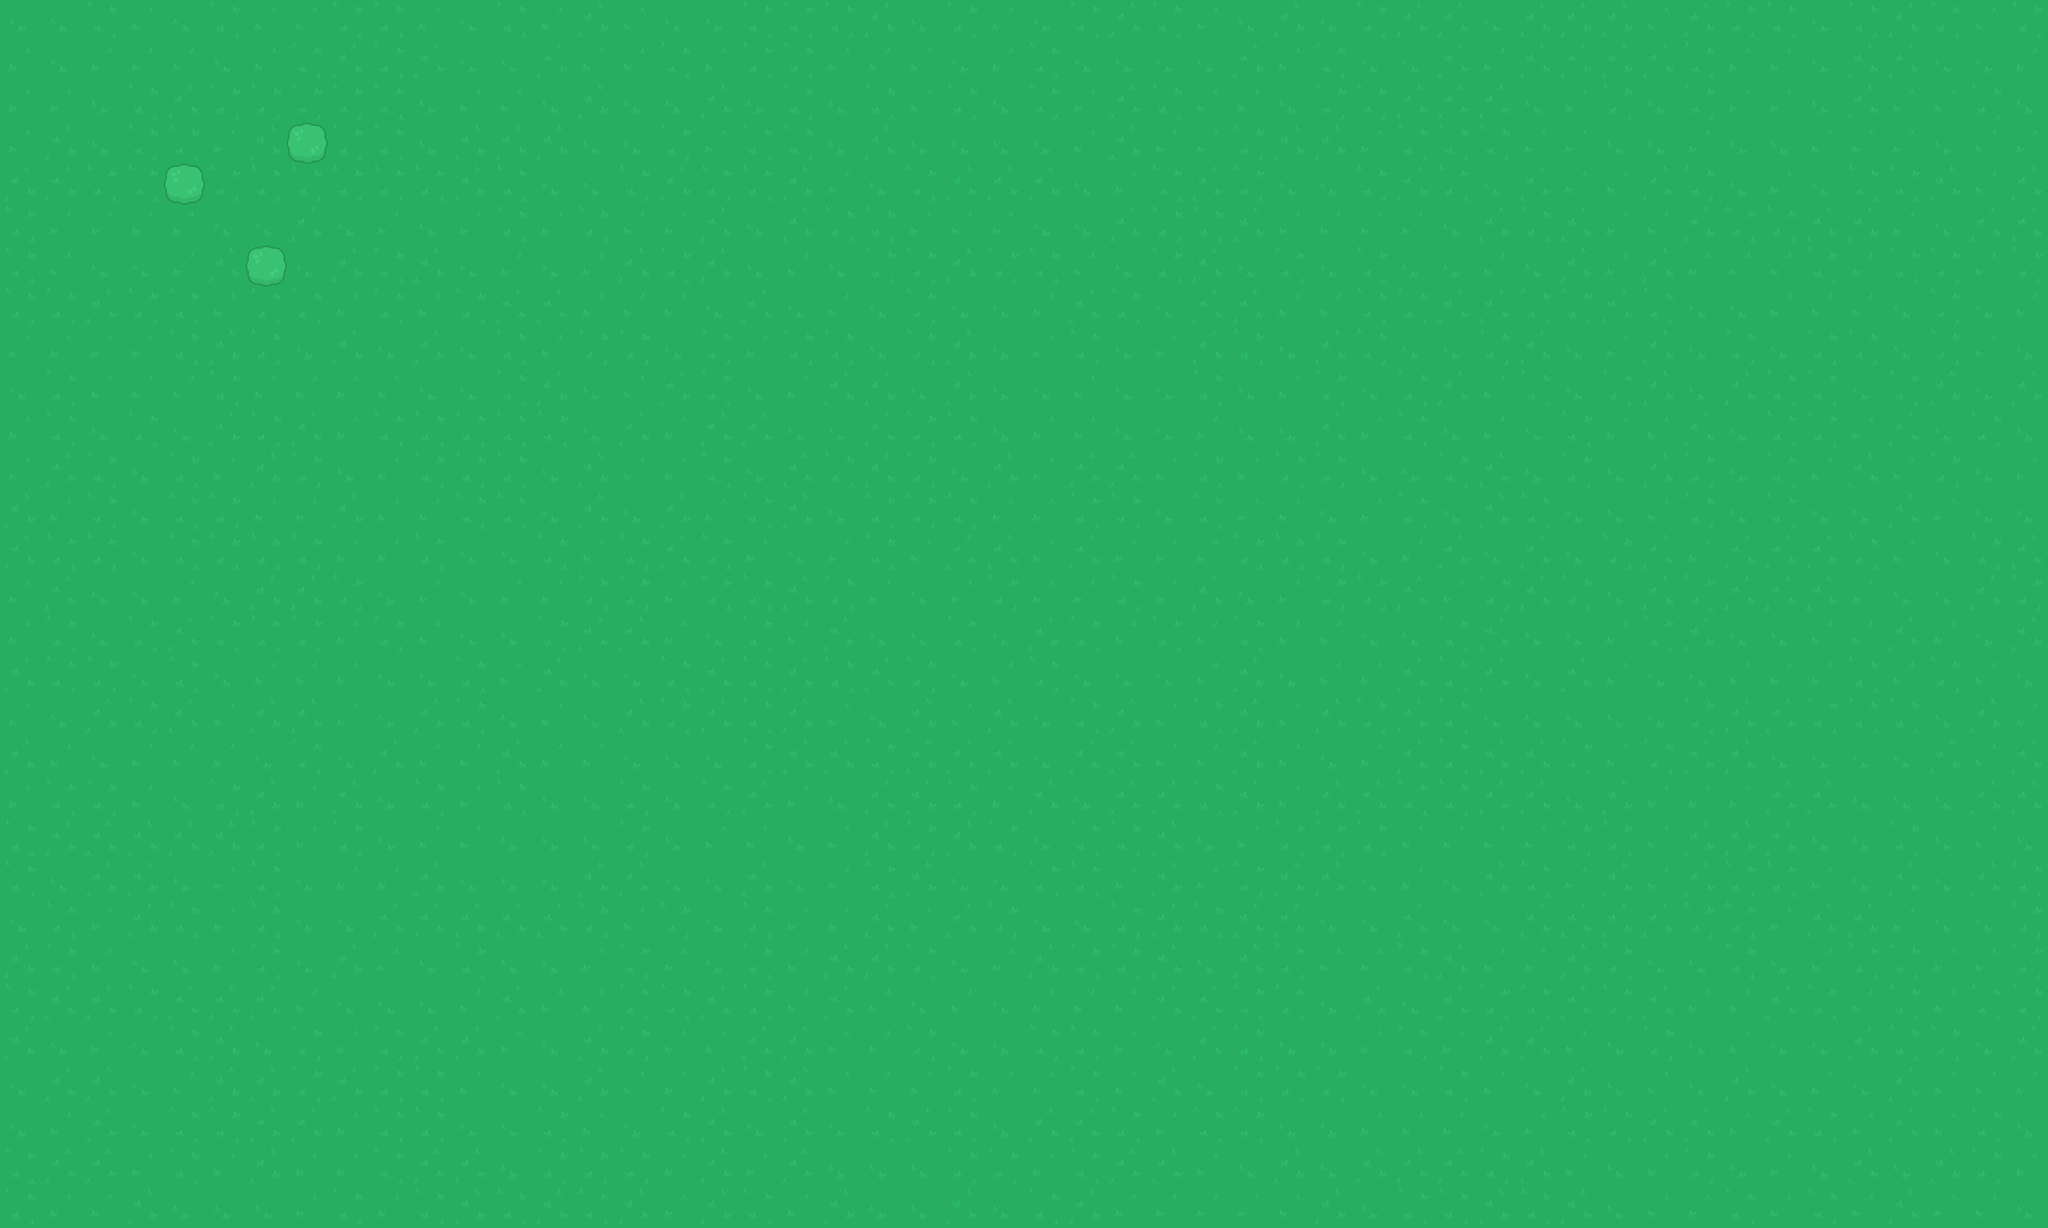

This is a level from a 2D game, rendered from its Tiled map with the project's own tilesets. A one-line summary and the complete map file follow:
An orthogonal 50x30 tile map with 64x64 px tiles, 2 tile layers (Ground, Trees).

<map version="1.2" tiledversion="1.3.1" orientation="orthogonal" renderorder="right-down" compressionlevel="-1" width="50" height="30" tilewidth="64" tileheight="64" infinite="0" nextlayerid="3" nextobjectid="1">
 <tileset firstgid="1" source="img/Kenny Topdown Pack.tsx" />
 <layer id="1" name="Ground" width="50" height="30">
  <data encoding="csv">
4,4,2,3,4,2,3,3,2,2,3,4,2,3,1,3,4,4,2,2,2,1,4,2,3,4,2,1,2,3,4,1,4,2,1,1,4,1,1,1,3,1,2,2,4,2,1,2,3,2,
3,4,3,3,3,4,3,2,1,2,1,4,4,1,3,3,2,3,2,2,3,3,3,4,3,2,4,4,4,4,1,3,2,4,4,1,3,1,1,1,1,2,3,3,4,1,1,4,4,3,
3,3,4,2,1,2,2,2,2,2,4,3,3,4,1,4,4,1,4,2,4,2,3,2,4,2,3,1,2,3,3,4,2,2,1,1,1,4,3,2,4,2,3,3,4,1,3,3,2,4,
3,1,4,2,2,3,1,4,2,2,4,1,1,1,4,4,2,3,2,2,4,1,4,4,4,4,3,1,3,3,2,1,1,3,2,2,2,3,3,4,4,3,4,4,3,3,3,4,3,3,
1,1,2,2,3,2,2,2,2,2,2,1,2,4,4,2,1,2,2,1,3,4,2,1,1,1,4,3,2,1,2,4,4,2,1,2,4,1,3,3,1,2,4,3,4,2,2,1,3,1,
2,3,3,3,3,4,4,1,4,3,4,3,2,3,2,3,3,1,4,1,2,2,3,3,3,4,4,1,2,2,1,3,3,3,3,4,1,2,1,3,3,1,2,2,1,1,3,4,1,1,
2,3,4,4,3,1,2,4,1,2,1,4,3,4,3,1,2,1,4,3,4,2,2,1,2,2,3,4,2,1,4,2,4,2,4,4,3,4,1,3,1,3,3,3,2,3,2,2,3,2,
2,2,1,2,2,3,2,2,3,2,3,2,1,1,3,3,3,4,1,4,3,4,2,4,4,3,1,2,4,1,1,3,3,2,2,1,1,2,2,1,2,4,4,3,3,3,4,2,4,3,
3,3,3,3,2,1,2,4,1,4,1,4,2,3,2,2,4,2,3,2,2,4,2,1,4,3,2,4,3,1,2,4,1,2,4,4,2,1,4,3,1,4,2,4,2,2,4,2,3,4,
4,2,3,3,3,2,3,3,3,3,4,4,2,1,4,3,1,2,4,3,1,1,4,1,4,4,3,4,4,2,4,3,2,4,2,1,3,2,4,2,1,4,1,2,2,4,2,1,4,1,
3,2,4,2,4,1,2,1,3,2,2,2,2,2,4,1,3,1,1,4,4,1,2,2,4,3,3,4,4,3,4,4,1,3,2,4,3,4,2,3,3,1,4,2,2,3,1,4,2,4,
3,1,2,4,2,3,1,2,4,3,2,2,2,4,1,3,3,2,4,1,2,1,2,4,1,3,1,1,3,2,3,2,2,4,4,2,1,4,2,4,1,2,4,2,3,1,3,2,4,3,
1,3,2,4,2,2,3,3,1,3,3,2,2,4,1,4,1,3,2,1,4,2,2,2,3,3,2,2,4,2,3,3,4,3,2,4,1,2,4,4,3,2,4,2,4,4,1,3,4,4,
1,2,2,4,2,2,2,2,3,3,2,4,4,2,3,2,1,2,3,4,3,2,3,1,1,3,1,3,3,3,2,2,2,4,3,1,4,1,4,2,1,3,1,1,1,2,3,4,2,1,
3,1,4,4,3,4,1,1,2,4,3,4,3,3,2,2,3,2,2,1,2,3,4,3,2,3,3,2,3,1,4,3,2,2,1,3,2,1,2,4,1,2,1,1,1,3,4,4,1,2,
3,2,4,2,1,2,2,2,3,2,3,4,4,2,1,1,3,4,2,3,1,4,4,2,4,1,2,3,2,3,2,3,3,4,4,2,1,4,4,3,2,1,4,4,3,3,1,3,4,1,
1,2,2,4,2,4,3,3,3,4,4,2,3,1,4,4,2,1,2,1,2,1,2,4,3,2,4,4,4,3,1,4,3,3,1,2,1,4,1,3,4,4,3,3,3,2,3,2,3,4,
3,4,1,2,1,3,1,1,3,4,1,2,4,3,4,1,2,1,2,1,3,4,1,3,1,4,2,1,3,2,1,3,1,2,1,2,4,4,4,4,4,2,1,1,2,2,2,4,1,3,
1,3,4,3,3,3,4,2,4,1,3,3,1,3,3,4,4,4,2,1,1,2,1,1,1,4,1,1,3,3,1,3,4,3,1,2,1,1,2,3,2,1,1,4,4,4,4,1,3,1,
3,2,2,3,4,2,1,3,1,4,2,3,2,4,4,2,4,2,1,3,4,1,1,2,3,1,4,1,1,2,1,3,1,1,2,2,1,1,4,1,3,3,3,1,1,4,4,4,1,1,
2,1,1,1,1,1,2,3,2,4,3,3,4,4,4,2,4,3,3,4,3,1,2,1,2,4,2,2,1,4,3,2,2,2,3,3,3,3,2,2,3,1,1,1,4,4,2,4,3,4,
2,4,1,1,4,3,2,4,3,3,1,4,4,4,1,1,4,4,1,4,3,2,1,4,4,2,2,3,1,3,2,1,1,4,3,4,1,2,3,1,3,1,2,2,3,4,1,4,1,2,
4,2,3,1,2,3,2,4,4,1,1,1,1,1,2,3,2,4,2,3,3,1,3,1,2,4,4,2,1,2,1,1,4,4,1,4,4,1,1,1,1,2,2,3,1,1,3,4,4,2,
1,2,3,4,4,3,2,4,1,3,4,2,4,4,3,2,3,4,2,3,1,1,2,4,3,1,2,2,1,4,1,2,3,3,2,1,3,3,1,2,4,4,2,4,3,2,2,3,3,2,
2,1,1,2,1,1,1,3,4,4,4,3,1,3,3,2,2,1,2,3,1,3,4,3,4,3,3,3,1,1,2,2,4,1,4,1,2,2,1,2,1,3,3,1,2,3,2,3,2,2,
1,4,3,4,2,1,4,2,3,2,1,1,3,4,1,2,3,3,1,1,3,3,2,4,4,2,2,3,4,1,2,4,4,3,2,3,1,1,3,4,2,4,3,4,4,1,2,2,4,1,
4,1,1,4,3,1,1,2,1,2,2,3,4,4,1,3,3,1,2,1,3,3,3,2,3,3,2,3,1,4,2,2,2,4,4,2,3,4,1,4,3,4,1,4,3,4,1,3,3,3,
4,3,1,4,2,2,1,1,3,2,2,4,4,2,3,4,2,1,4,1,4,2,1,2,4,1,1,2,3,2,2,4,4,3,3,3,4,3,2,2,1,1,3,1,2,3,1,3,2,4,
2,1,1,3,2,3,1,3,3,2,1,1,4,2,2,2,3,1,3,1,4,4,4,2,2,3,2,1,1,3,4,1,4,1,1,1,2,1,3,4,3,2,4,3,4,1,4,1,2,3,
2,3,3,1,4,4,4,3,2,3,2,1,2,1,2,1,3,1,2,3,1,4,4,1,4,2,1,3,3,3,3,3,1,4,2,2,1,2,1,4,3,3,2,3,2,3,1,3,3,4
</data>
 </layer>
 <layer id="2" name="Trees" width="50" height="30">
  <data encoding="csv">
0,0,0,0,0,0,0,0,0,0,0,0,0,0,0,0,0,0,0,0,0,0,0,0,0,0,0,0,0,0,0,0,0,0,0,0,0,0,0,0,0,0,0,0,0,0,0,0,0,0,
0,0,0,0,0,0,0,0,0,0,0,0,0,0,0,0,0,0,0,0,0,0,0,0,0,0,0,0,0,0,0,0,0,0,0,0,0,0,0,0,0,0,0,0,0,0,0,0,0,0,
0,0,0,0,0,0,0,0,0,0,0,0,0,0,0,0,0,0,0,0,0,0,0,0,0,0,0,0,0,0,0,0,0,0,0,0,0,0,0,0,0,0,0,0,0,0,0,0,0,0,
0,0,0,0,0,0,0,183,0,0,0,0,0,0,0,0,0,0,0,0,0,0,0,0,0,0,0,0,0,0,0,0,0,0,0,0,0,0,0,0,0,0,0,0,0,0,0,0,0,0,
0,0,0,0,183,0,0,0,0,0,0,0,0,0,0,0,0,0,0,0,0,0,0,0,0,0,0,0,0,0,0,0,0,0,0,0,0,0,0,0,0,0,0,0,0,0,0,0,0,0,
0,0,0,0,0,0,0,0,0,0,0,0,0,0,0,0,0,0,0,0,0,0,0,0,0,0,0,0,0,0,0,0,0,0,0,0,0,0,0,0,0,0,0,0,0,0,0,0,0,0,
0,0,0,0,0,0,183,0,0,0,0,0,0,0,0,0,0,0,0,0,0,0,0,0,0,0,0,0,0,0,0,0,0,0,0,0,0,0,0,0,0,0,0,0,0,0,0,0,0,0,
0,0,0,0,0,0,0,0,0,0,0,0,0,0,0,0,0,0,0,0,0,0,0,0,0,0,0,0,0,0,0,0,0,0,0,0,0,0,0,0,0,0,0,0,0,0,0,0,0,0,
0,0,0,0,0,0,0,0,0,0,0,0,0,0,0,0,0,0,0,0,0,0,0,0,0,0,0,0,0,0,0,0,0,0,0,0,0,0,0,0,0,0,0,0,0,0,0,0,0,0,
0,0,0,0,0,0,0,0,0,0,0,0,0,0,0,0,0,0,0,0,0,0,0,0,0,0,0,0,0,0,0,0,0,0,0,0,0,0,0,0,0,0,0,0,0,0,0,0,0,0,
0,0,0,0,0,0,0,0,0,0,0,0,0,0,0,0,0,0,0,0,0,0,0,0,0,0,0,0,0,0,0,0,0,0,0,0,0,0,0,0,0,0,0,0,0,0,0,0,0,0,
0,0,0,0,0,0,0,0,0,0,0,0,0,0,0,0,0,0,0,0,0,0,0,0,0,0,0,0,0,0,0,0,0,0,0,0,0,0,0,0,0,0,0,0,0,0,0,0,0,0,
0,0,0,0,0,0,0,0,0,0,0,0,0,0,0,0,0,0,0,0,0,0,0,0,0,0,0,0,0,0,0,0,0,0,0,0,0,0,0,0,0,0,0,0,0,0,0,0,0,0,
0,0,0,0,0,0,0,0,0,0,0,0,0,0,0,0,0,0,0,0,0,0,0,0,0,0,0,0,0,0,0,0,0,0,0,0,0,0,0,0,0,0,0,0,0,0,0,0,0,0,
0,0,0,0,0,0,0,0,0,0,0,0,0,0,0,0,0,0,0,0,0,0,0,0,0,0,0,0,0,0,0,0,0,0,0,0,0,0,0,0,0,0,0,0,0,0,0,0,0,0,
0,0,0,0,0,0,0,0,0,0,0,0,0,0,0,0,0,0,0,0,0,0,0,0,0,0,0,0,0,0,0,0,0,0,0,0,0,0,0,0,0,0,0,0,0,0,0,0,0,0,
0,0,0,0,0,0,0,0,0,0,0,0,0,0,0,0,0,0,0,0,0,0,0,0,0,0,0,0,0,0,0,0,0,0,0,0,0,0,0,0,0,0,0,0,0,0,0,0,0,0,
0,0,0,0,0,0,0,0,0,0,0,0,0,0,0,0,0,0,0,0,0,0,0,0,0,0,0,0,0,0,0,0,0,0,0,0,0,0,0,0,0,0,0,0,0,0,0,0,0,0,
0,0,0,0,0,0,0,0,0,0,0,0,0,0,0,0,0,0,0,0,0,0,0,0,0,0,0,0,0,0,0,0,0,0,0,0,0,0,0,0,0,0,0,0,0,0,0,0,0,0,
0,0,0,0,0,0,0,0,0,0,0,0,0,0,0,0,0,0,0,0,0,0,0,0,0,0,0,0,0,0,0,0,0,0,0,0,0,0,0,0,0,0,0,0,0,0,0,0,0,0,
0,0,0,0,0,0,0,0,0,0,0,0,0,0,0,0,0,0,0,0,0,0,0,0,0,0,0,0,0,0,0,0,0,0,0,0,0,0,0,0,0,0,0,0,0,0,0,0,0,0,
0,0,0,0,0,0,0,0,0,0,0,0,0,0,0,0,0,0,0,0,0,0,0,0,0,0,0,0,0,0,0,0,0,0,0,0,0,0,0,0,0,0,0,0,0,0,0,0,0,0,
0,0,0,0,0,0,0,0,0,0,0,0,0,0,0,0,0,0,0,0,0,0,0,0,0,0,0,0,0,0,0,0,0,0,0,0,0,0,0,0,0,0,0,0,0,0,0,0,0,0,
0,0,0,0,0,0,0,0,0,0,0,0,0,0,0,0,0,0,0,0,0,0,0,0,0,0,0,0,0,0,0,0,0,0,0,0,0,0,0,0,0,0,0,0,0,0,0,0,0,0,
0,0,0,0,0,0,0,0,0,0,0,0,0,0,0,0,0,0,0,0,0,0,0,0,0,0,0,0,0,0,0,0,0,0,0,0,0,0,0,0,0,0,0,0,0,0,0,0,0,0,
0,0,0,0,0,0,0,0,0,0,0,0,0,0,0,0,0,0,0,0,0,0,0,0,0,0,0,0,0,0,0,0,0,0,0,0,0,0,0,0,0,0,0,0,0,0,0,0,0,0,
0,0,0,0,0,0,0,0,0,0,0,0,0,0,0,0,0,0,0,0,0,0,0,0,0,0,0,0,0,0,0,0,0,0,0,0,0,0,0,0,0,0,0,0,0,0,0,0,0,0,
0,0,0,0,0,0,0,0,0,0,0,0,0,0,0,0,0,0,0,0,0,0,0,0,0,0,0,0,0,0,0,0,0,0,0,0,0,0,0,0,0,0,0,0,0,0,0,0,0,0,
0,0,0,0,0,0,0,0,0,0,0,0,0,0,0,0,0,0,0,0,0,0,0,0,0,0,0,0,0,0,0,0,0,0,0,0,0,0,0,0,0,0,0,0,0,0,0,0,0,0,
0,0,0,0,0,0,0,0,0,0,0,0,0,0,0,0,0,0,0,0,0,0,0,0,0,0,0,0,0,0,0,0,0,0,0,0,0,0,0,0,0,0,0,0,0,0,0,0,0,0
</data>
 </layer>
</map>
